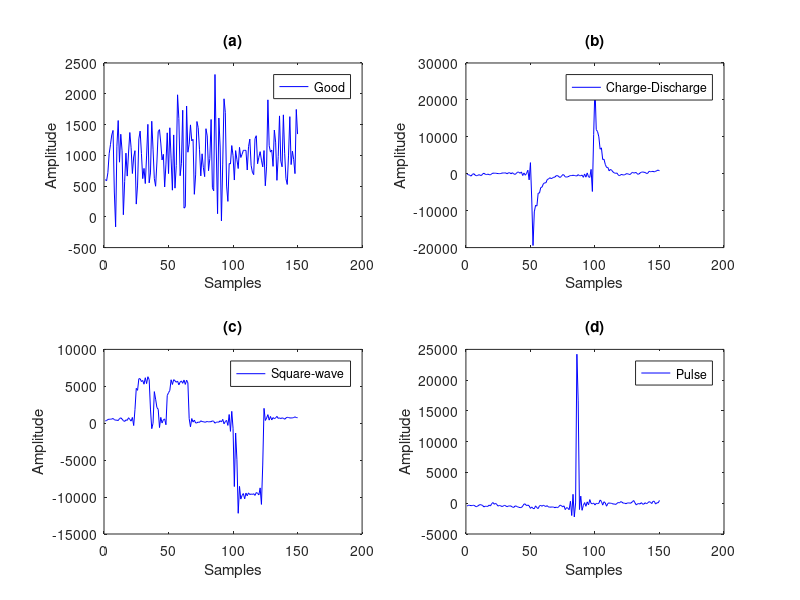

This chart was generated by the following MATLAB code:
clc; clear; close all;
    tic
    x1=load('EGood1-100.dat'); x1=x1(1:150);
    x2=load('ENoisy77.dat');
    x3=load('ENoisy474.dat'); 
    x4=load('ENoisy226.dat'); 
 Length=length(x1);
    fs=15;
    t=0:1/fs:(Length-1)/fs;
    f=0:fs*1/Length:fs*(1-1/Length);
    figure
    subplot(221)
    plot(x1,'b');legend('Good'); xlabel('Samples');ylabel('Amplitude');title('(a)');
    subplot(222)
    plot(x2,'b');legend('Charge-Discharge'); xlabel('Samples');ylabel('Amplitude');title('(b)');
    subplot(223)
    plot(x3,'b');legend('Square-wave'); xlabel('Samples');ylabel('Amplitude');title('(c)');
    subplot(224)
    plot(x4,'b');legend('Pulse'); xlabel('Samples');ylabel('Amplitude');title('(d)');
    toc